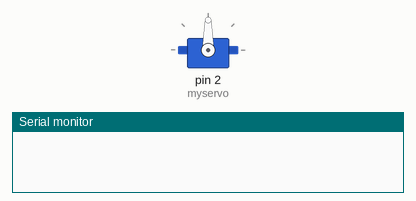
Recording of a sketch running on a simulated Arduino Uno, built with avr-gcc and run on an emulated ATmega328P. Shown: servo, the last lines printed to the serial monitor.

Above: at 0.1 s.
At 9.4 s:
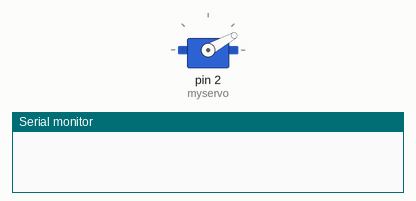
At 11.6 s:
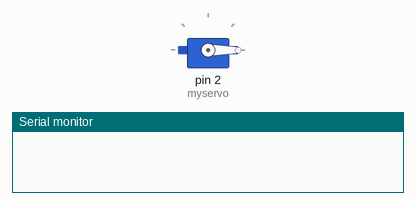
At 28.3 s:
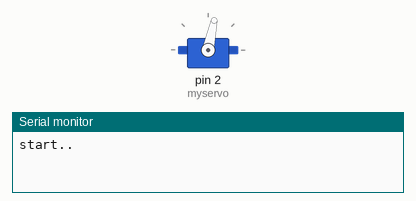
Timing chart, 0 to 32.9 s (numbered marks = the images above):
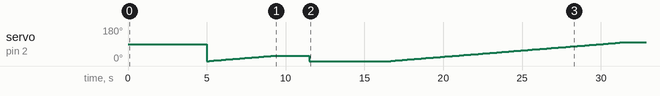

The sketch:

Knob.ino
```cpp
/*
 Controlling a servo position using a potentiometer (variable resistor)
 by Michal Rinott <http://people.interaction-ivrea.it/m.rinott>

 modified on 8 Nov 2013
 by Scott Fitzgerald
 http://www.arduino.cc/en/Tutorial/Knob
*/

#include <Servo.h>

Servo myservo;  // create servo object to control a servo

int potpin = A0;  // analog pin used to connect the potentiometer
int val = 0;      // variable to read the value from the analog pin
bool stado = false;


int currentPos = 0;

int setSpeed(int from, int to) {

  if (from < to) {
    for (int i = from; i < to; i++) {
      myservo.write(i);
      delay(150);
    }
  } else {
    for (int i = from; i < to; i--) {
      myservo.write(i);
      delay(150);
    }
  }

  return to;
}

void setup() {
   Serial.begin(115200);
  //pinMode(0, INPUT);
  pinMode(4, INPUT);

  myservo.attach(2, 1000, 2000);  // attaches the servo on pin 9 to the servo object

  delay(5000);
  setSpeed(currentPos, currentPos + 30);
delay(2000);
  myservo.write(0);
  delay(5000);
   Serial.println("start..");
   currentPos = setSpeed(currentPos, currentPos + 100);
}


int SpeedSelect = 0;
void loop() {

//  Serial.println("boton estado.."+ String(digitalRead(4)));

//   if (digitalRead(4) == HIGH) {

//     if (SpeedSelect >= 0 && SpeedSelect <= 6) {
//       currentPos = setSpeed(currentPos, currentPos + 30);
//       SpeedSelect++;
//     } else {
//       currentPos = setSpeed(currentPos, 0);
//       SpeedSelect = 0;

// delay(5000);
//     }
//   }

  // if (digitalRead(4) == HIGH && currentPos > 0){
  // currentPos = setSpeed(currentPos, currentPos - 10);
  // }
  //   for(int i=30; i<180;i++){
  //   myservo.write(i);
  //   delay(150);
  // }
  // delay(5000);

  // for(int i=180; i>0;i--){
  //   myservo.write(i);
  //   delay(150);
  // }
  // stado = !stado;

  // digitalWrite(0, stado);

  // delay(1000);
  // waits for the servo to get there
}
```
